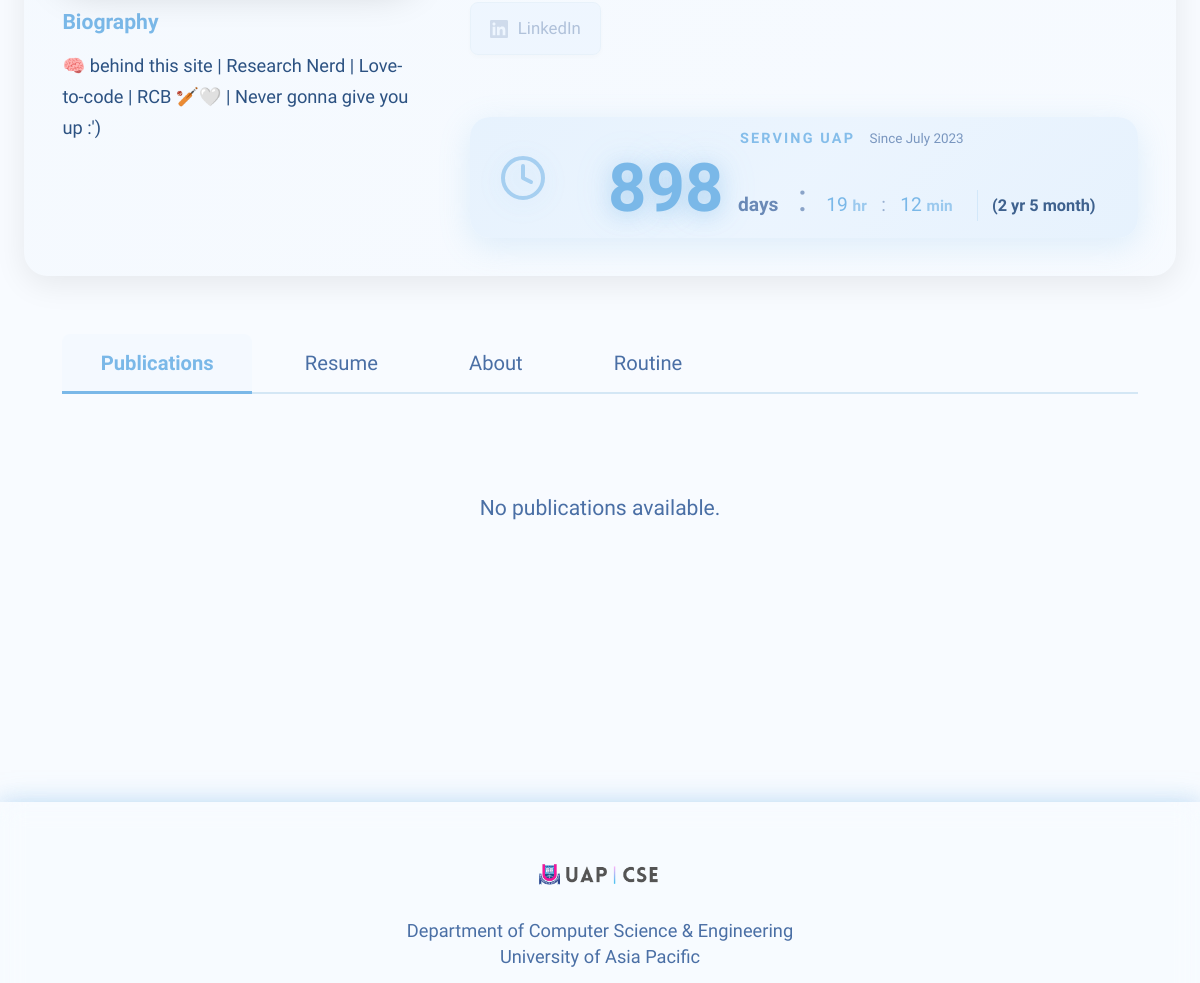
The page /people/faculty/1/ (middle part) on the database as committed earlier.
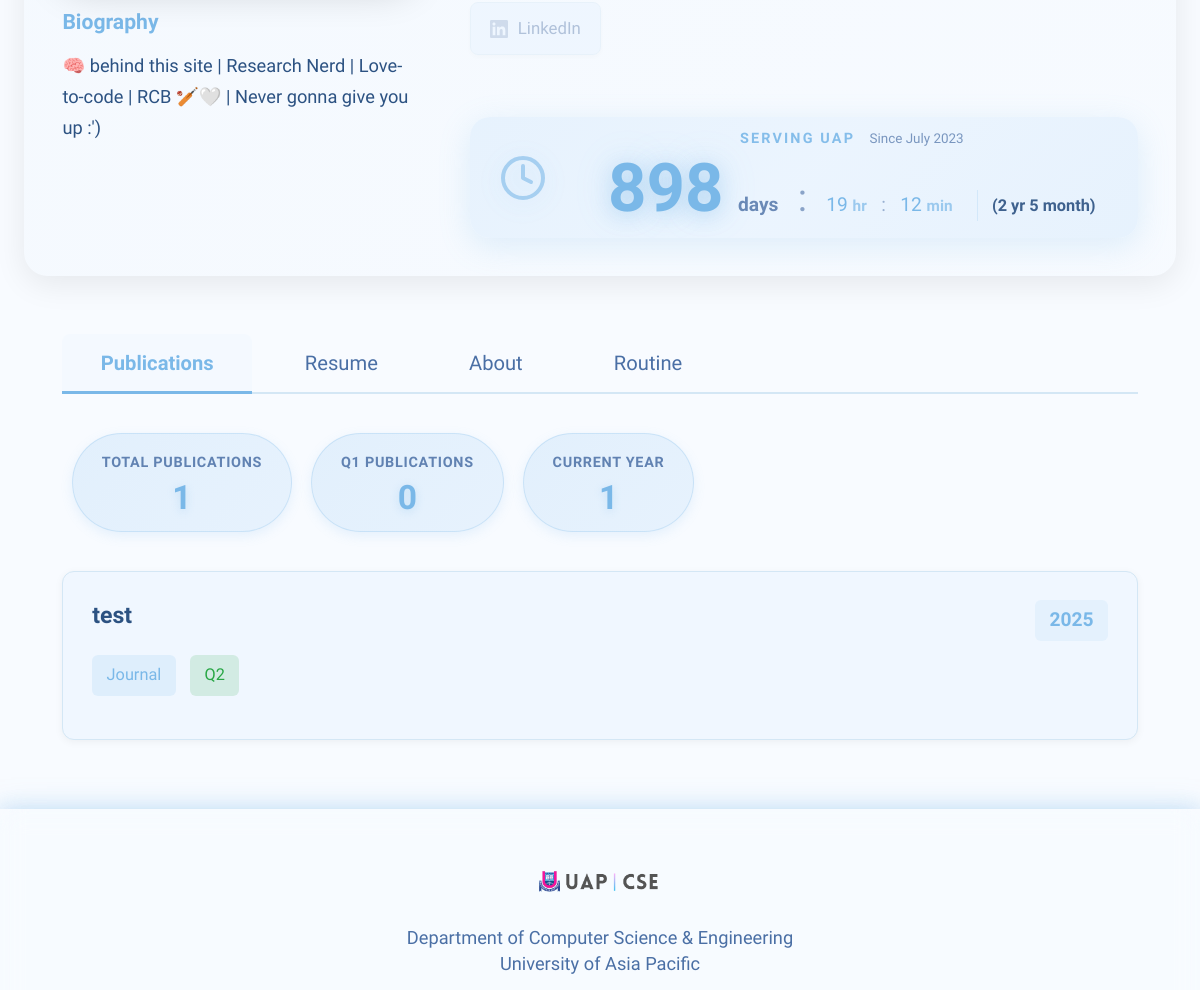
The same page on the database as committed later.
### people/models.py (models this page shows, shortened)
class Publication(models.Model):
    TYPE_CHOICES = [
        ('journal', 'Journal'),
        ('conf', 'Conference'),
        ('bookchapter', 'Book Chapter'),
        ('other', 'Other'),
    ]
    RANKING_CHOICES = [
        ('q1', 'Q1'),
        ('q2', 'Q2'),
        ('q3', 'Q3'),
        ('q4', 'Q4'),
        ('a1', 'A1'),
        ('a2', 'A2'),
        ('a3', 'A3'),
        ('a4', 'A4'),
        ('not_indexed', 'Not Indexed'),
    ]
    title = models.CharField(
        max_length=500,
        help_text="Publication title"
    )
    pub_year = models.IntegerField(
        validators=[MinValueValidator(1900), MaxValueValidator(2100)],
        help_text="Publication year"
    )
    type = models.CharField(
        max_length=20,
        choices=TYPE_CHOICES,
        blank=True,
        null=True,
        help_text="Type of publication"
    )
    ranking = models.CharField(
        max_length=20,
        choices=RANKING_CHOICES,
        help_text="Journal/Conference ranking"
    )
    faculty = models.ForeignKey(
        Faculty,
        on_delete=models.CASCADE,
        related_name='publications',
        help_text="Faculty member who authored this publication"
    )
    link = models.URLField(
        blank=True,
        null=True,
        help_text="Link to the publication"
    )
    doi = models.CharField(
        max_length=255,
        blank=True,
        null=True,
        help_text="Digital Object Identifier (DOI)"
    )
    published_at = models.CharField(
        max_length=255,
        blank=True,
        null=True,
        help_text="Journal/Conference/Venue name"
    )
    contribution = models.TextField(
        blank=True,
        null=True,
        help_text="Author's contribution to the publication"
    )
    created_at = models.DateTimeField(
        auto_now_add=True,
        help_text="When this publication was added to the system"
    )
    updated_at = models.DateTimeField(
        auto_now=True,
        help_text="When this publication was last updated"
    )
    class Meta:
        verbose_name = 'Publication'
        verbose_name_plural = 'Publications'
        ordering = ['-pub_year', 'title']
        indexes = [
            models.Index(fields=['faculty']),
            models.Index(fields=['pub_year']),
            models.Index(fields=['ranking']),
            models.Index(fields=['faculty', 'pub_year']),
        ]

### people/views.py (the view, shortened to what this page needs)
# urls.py: path('faculty/<int:pk>/', views.faculty_detail, name='faculty_detail'),
def faculty_detail(request, pk):
    from datetime import date, datetime
    from django.utils import timezone
    faculty = get_object_or_404(Faculty, pk=pk)
    service_data = None
    is_former = faculty.last_office_date is not None
    if faculty.joining_date:
        if is_former:
            end_date = faculty.last_office_date
            end_datetime = timezone.make_aware(datetime.combine(end_date, datetime.max.time()))
        else:
            end_date = timezone.now().date()
            end_datetime = timezone.now()
        joining_datetime = timezone.make_aware(datetime.combine(faculty.joining_date, datetime.min.time()))
        delta = end_datetime - joining_datetime
        total_days = delta.days
        total_seconds = delta.total_seconds()
        hours = int((total_seconds % 86400) // 3600)
        minutes = int((total_seconds % 3600) // 60)
        end_date_obj = end_date
        joining = faculty.joining_date
        years = end_date_obj.year - joining.year
        months = end_date_obj.month - joining.month
        days_in_month = end_date_obj.day - joining.day
        if months < 0:
            years -= 1
            months += 12
        service_data = {
            'total_days': total_days,
            'hours': hours,
            'minutes': minutes,
            'years': years,
            'months': months,
            'is_former': is_former,
            'last_office_date': faculty.last_office_date,
        }
    publications = faculty.publications.all().order_by('-pub_year', 'title')
    from datetime import datetime
    current_year = datetime.now().year
    pub_stats = {
        'total': publications.count(),
        'q1': publications.filter(ranking='q1').count(),
        'current_year': publications.filter(pub_year=current_year).count(),
    }
    from people.permissions import Permissions
    can_manage_publications = False
    if hasattr(request.user, 'faculty_profile') and request.user.faculty_profile.pk == faculty.pk:
        can_manage_publications = True
    elif request.user.is_authenticated and request.user.has_permission(Permissions.MANAGE_ALL_PUBLICATIONS):
        can_manage_publications = True
    context = {
        'faculty': faculty,
        'service_data': service_data,
        'publications': publications,
        'pub_stats': pub_stats,
        'can_manage_publications': can_manage_publications,
    }
    return render(request, 'people/faculty_detail.html', context)

### clubs/context_processors.py (called while the page is built)
def clubs(request):
    clubs = Club.objects.all().order_by('sl', 'name')
    return {
        'clubs': clubs
    }

### designs/context_processors.py (called while the page is built)
def admission_elements(request):
    admission_elements = AdmissionElement.objects.all().order_by('sl')
    return {
        'admission_elements': admission_elements
    }

### templates/people/faculty_detail.html (shortened to what the changed rows need)
{% extends 'base.html' %}
{% load static %}
{% block content %}
<div class="container">
    <section class="faculty-detail">
        <div class="faculty-tabs">
            <div class="tab-content">
                <div class="tab-pane active" id="publications-tab">
                    {% if publications %}
                        <div class="publication-stats-pills">
                            <div class="pub-stat-pill">
                                <span class="pub-stat-label">Total Publications</span>
                                <span class="pub-stat-value">{{ pub_stats.total }}</span>
                            </div>
                            <div class="pub-stat-pill">
                                <span class="pub-stat-label">Q1 Publications</span>
                                <span class="pub-stat-value">{{ pub_stats.q1 }}</span>
                            </div>
                            <div class="pub-stat-pill">
                                <span class="pub-stat-label">Current Year</span>
                                <span class="pub-stat-value">{{ pub_stats.current_year }}</span>
                            </div>
                        </div>
                        <div class="publications-list">
                            {% for pub in publications %}
                            <div class="publication-item">
                                <div class="publication-header">
                                    <h3 class="publication-title">{{ pub.title }}</h3>
                                    <span class="publication-year">{{ pub.pub_year }}</span>
                                </div>
                                <div class="publication-meta">
                                    <span class="publication-type">{{ pub.get_type_display }}</span>
                                    <span class="publication-ranking">{{ pub.get_ranking_display }}</span>
                                </div>
                            </div>
                            {% endfor %}
                        </div>
                    {% else %}
                        <p class="no-content">No publications available.</p>
                    {% endif %}
                </div>
            </div>
        </div>
    </section>
</div>
{% endblock %}

Rows that differ between the two databases and show on the page:
added Publication: title "test", pub_year "2025", type "Journal", ranking "Q2"
Other text that changed with them:
{{ pub_stats.total }}: (not shown) → "1"
{{ pub_stats.q1 }}: (not shown) → "0"
{{ pub_stats.current_year }}: (not shown) → "1"
text no longer shown: "No publications available."
text now shown: "TOTAL PUBLICATIONS Q1 PUBLICATIONS CURRENT YEAR"
